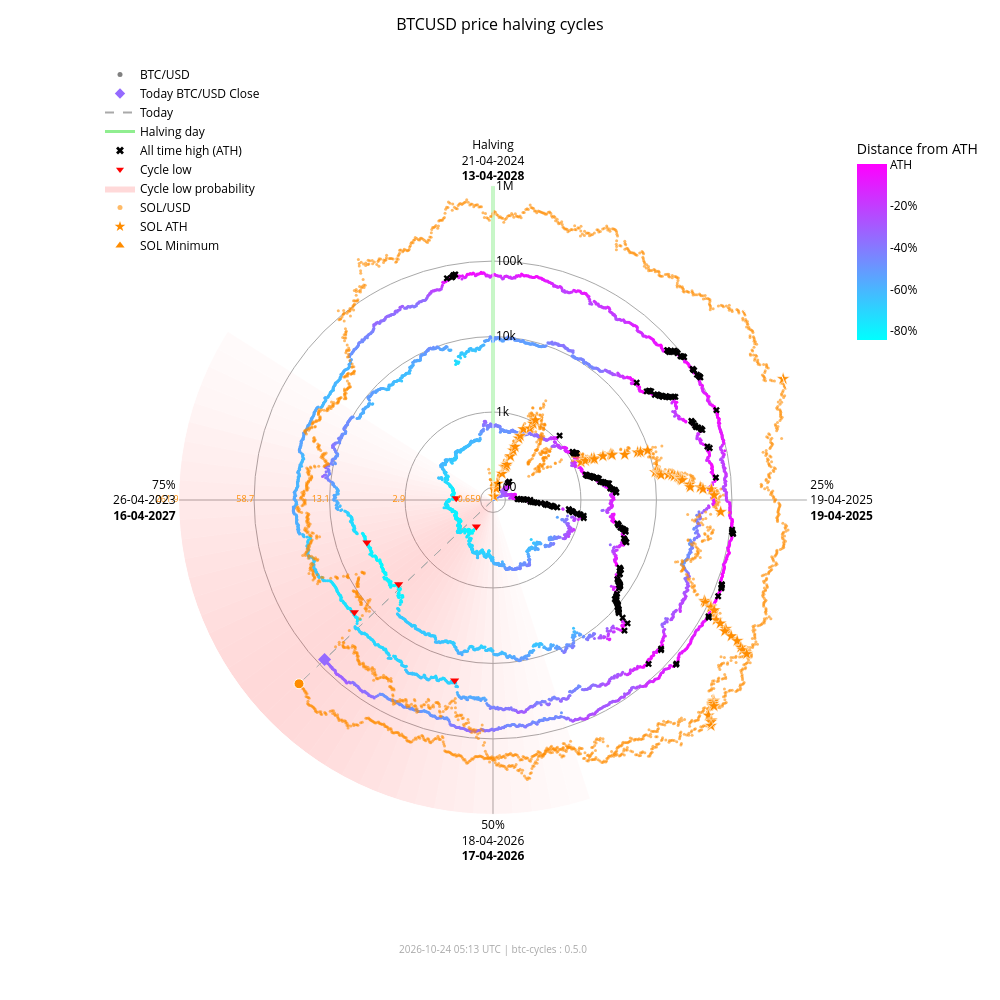

Notebook code for this chart:
### Markdown cell above
### Interactive chart with overlay

### Code cell
fig_overlay_interactive = btc.plot(
    kind="interactive",
    from_date="2012-11-28",
    overlay=sol,
)
fig_overlay_interactive.show(config={"scrollZoom": True, "displayModeBar": True})

### Figure 1 — Plotly figure (JSON) as saved in the notebook; plotly's stock layout.template omitted (floating-point values rounded to 4 significant figures; data arrays with more than 128 entries replaced by an {"elided": "..."} marker saying what was removed)
{"data": [{"fill": "toself", "fillcolor": "rgba(255,0,0,0.018306980149439524)", "hoverinfo": "skip", "line": {"width": 0}, "mode": "lines", "r": [68.43, 1000000, 1000000, 68.43, 68.43], "showlegend": false, "theta": [162.0, 162.0, 165.6, 165.6, 162.0], "type": "scatterpolar"}, {"fill": "toself", "fillcolor": "rgba(255,0,0,0.02405911634527998)", "hoverinfo": "skip", "line": {"width": 0}, "mode": "lines", "r": [68.43, 1000000, 1000000, 68.43, 68.43], "showlegend": false, "theta": [165.6, 165.6, 169.2, 169.2, 165.6], "type": "scatterpolar"}, {"fill": "toself", "fillcolor": "rgba(255,0,0,0.030803449372254352)", "hoverinfo": "skip", "line": {"width": 0}, "mode": "lines", "r": [68.43, 1000000, 1000000, 68.43, 68.43], "showlegend": false, "theta": [169.2, 169.2, 172.8, 172.8, 169.2], "type": "scatterpolar"}, {"fill": "toself", "fillcolor": "rgba(255,0,0,0.03847233586005252)", "hoverinfo": "skip", "line": {"width": 0}, "mode": "lines", "r": [68.43, 1000000, 1000000, 68.43, 68.43], "showlegend": false, "theta": [172.8, 172.8, 176.4, 176.4, 172.8], "type": "scatterpolar"}, {"fill": "toself", "fillcolor": "rgba(255,0,0,0.04694405159551339)", "hoverinfo": "skip", "line": {"width": 0}, "mode": "lines", "r": [68.43, 1000000, 1000000, 68.43, 68.43], "showlegend": false, "theta": [176.4, 176.4, 180.0, 180.0, 176.4], "type": "scatterpolar"}, {"fill": "toself", "fillcolor": "rgba(255,0,0,0.05605603979818329)", "hoverinfo": "skip", "line": {"width": 0}, "mode": "lines", "r": [68.43, 1000000, 1000000, 68.43, 68.43], "showlegend": false, "theta": [180.0, 180.0, 183.6, 183.6, 180.0], "type": "scatterpolar"}, {"fill": "toself", "fillcolor": "rgba(255,0,0,0.06562330627802694)", "hoverinfo": "skip", "line": {"width": 0}, "mode": "lines", "r": [68.43, 1000000, 1000000, 68.43, 68.43], "showlegend": false, "theta": [183.6, 183.6, 187.2, 187.2, 183.6], "type": "scatterpolar"}, {"fill": "toself", "fillcolor": "rgba(255,0,0,0.07545707932574237)", "hoverinfo": "skip", "line": {"width": 0}, "mode": "lines", "r": [68.43, 1000000, 1000000, 68.43, 68.43], "showlegend": false, "theta": [187.2, 187.2, 190.8, 190.8, 187.2], "type": "scatterpolar"}, {"fill": "toself", "fillcolor": "rgba(255,0,0,0.08537841060169407)", "hoverinfo": "skip", "line": {"width": 0}, "mode": "lines", "r": [68.43, 1000000, 1000000, 68.43, 68.43], "showlegend": false, "theta": [190.8, 190.8, 194.4, 194.4, 190.8], "type": "scatterpolar"}, {"fill": "toself", "fillcolor": "rgba(255,0,0,0.09522272137134848)", "hoverinfo": "skip", "line": {"width": 0}, "mode": "lines", "r": [68.43, 1000000, 1000000, 68.43, 68.43], "showlegend": false, "theta": [194.4, 194.4, 198.0, 198.0, 194.4], "type": "scatterpolar"}, {"fill": "toself", "fillcolor": "rgba(255,0,0,0.10483418800389058)", "hoverinfo": "skip", "line": {"width": 0}, "mode": "lines", "r": [68.43, 1000000, 1000000, 68.43, 68.43], "showlegend": false, "theta": [198.0, 198.0, 201.6, 201.6, 198.0], "type": "scatterpolar"}, {"fill": "toself", "fillcolor": "rgba(255,0,0,0.11405248627197925)", "hoverinfo": "skip", "line": {"width": 0}, "mode": "lines", "r": [68.43, 1000000, 1000000, 68.43, 68.43], "showlegend": false, "theta": [201.6, 201.6, 205.2, 205.2, 201.6], "type": "scatterpolar"}, {"fill": "toself", "fillcolor": "rgba(255,0,0,0.12269756305009562)", "hoverinfo": "skip", "line": {"width": 0}, "mode": "lines", "r": [68.43, 1000000, 1000000, 68.43, 68.43], "showlegend": false, "theta": [205.2, 205.2, 208.8, 208.8, 205.2], "type": "scatterpolar"}, {"fill": "toself", "fillcolor": "rgba(255,0,0,0.13055959037792858)", "hoverinfo": "skip", "line": {"width": 0}, "mode": "lines", "r": [68.43, 1000000, 1000000, 68.43, 68.43], "showlegend": false, "theta": [208.8, 208.8, 212.4, 212.4, 208.8], "type": "scatterpolar"}, {"fill": "toself", "fillcolor": "rgba(255,0,0,0.13740037014073872)", "hoverinfo": "skip", "line": {"width": 0}, "mode": "lines", "r": [68.43, 1000000, 1000000, 68.43, 68.43], "showlegend": false, "theta": [212.4, 212.4, 216.0, 216.0, 212.4], "type": "scatterpolar"}, {"fill": "toself", "fillcolor": "rgba(255,0,0,0.14296927208088228)", "hoverinfo": "skip", "line": {"width": 0}, "mode": "lines", "r": [68.43, 1000000, 1000000, 68.43, 68.43], "showlegend": false, "theta": [216.0, 216.0, 219.6, 219.6, 216.0], "type": "scatterpolar"}, {"fill": "toself", "fillcolor": "rgba(255,0,0,0.14703219887325494)", "hoverinfo": "skip", "line": {"width": 0}, "mode": "lines", "r": [68.43, 1000000, 1000000, 68.43, 68.43], "showlegend": false, "theta": [219.6, 219.6, 223.2, 223.2, 219.6], "type": "scatterpolar"}, {"fill": "toself", "fillcolor": "rgba(255,0,0,0.14940752827264187)", "hoverinfo": "skip", "line": {"width": 0}, "mode": "lines", "r": [68.43, 1000000, 1000000, 68.43, 68.43], "showlegend": false, "theta": [223.2, 223.2, 226.8, 226.8, 223.2], "type": "scatterpolar"}, {"fill": "toself", "fillcolor": "rgba(255,0,0,0.15)", "hoverinfo": "skip", "line": {"width": 0}, "mode": "lines", "r": [68.43, 1000000, 1000000, 68.43, 68.43], "showlegend": false, "theta": [226.8, 226.8, 230.4, 230.4, 226.8], "type": "scatterpolar"}, {"fill": "toself", "fillcolor": "rgba(255,0,0,0.14882314851976614)", "hoverinfo": "skip", "line": {"width": 0}, "mode": "lines", "r": [68.43, 1000000, 1000000, 68.43, 68.43], "showlegend": false, "theta": [230.4, 230.4, 234.0, 234.0, 230.4], "type": "scatterpolar"}, {"fill": "toself", "fillcolor": "rgba(255,0,0,0.14600334989350275)", "hoverinfo": "skip", "line": {"width": 0}, "mode": "lines", "r": [68.43, 1000000, 1000000, 68.43, 68.43], "showlegend": false, "theta": [234.0, 234.0, 237.6, 237.6, 234.0], "type": "scatterpolar"}, {"fill": "toself", "fillcolor": "rgba(255,0,0,0.14176315293000513)", "hoverinfo": "skip", "line": {"width": 0}, "mode": "lines", "r": [68.43, 1000000, 1000000, 68.43, 68.43], "showlegend": false, "theta": [237.6, 237.6, 241.2, 241.2, 237.6], "type": "scatterpolar"}, {"fill": "toself", "fillcolor": "rgba(255,0,0,0.1363869302869166)", "hoverinfo": "skip", "line": {"width": 0}, "mode": "lines", "r": [68.43, 1000000, 1000000, 68.43, 68.43], "showlegend": false, "theta": [241.2, 241.2, 244.8, 244.8, 241.2], "type": "scatterpolar"}, {"fill": "toself", "fillcolor": "rgba(255,0,0,0.13017643696734477)", "hoverinfo": "skip", "line": {"width": 0}, "mode": "lines", "r": [68.43, 1000000, 1000000, 68.43, 68.43], "showlegend": false, "theta": [244.8, 244.8, 248.4, 248.4, 244.8], "type": "scatterpolar"}, {"fill": "toself", "fillcolor": "rgba(255,0,0,0.1234063302665758)", "hoverinfo": "skip", "line": {"width": 0}, "mode": "lines", "r": [68.43, 1000000, 1000000, 68.43, 68.43], "showlegend": false, "theta": [248.4, 248.4, 252.0, 252.0, 248.4], "type": "scatterpolar"}, {"fill": "toself", "fillcolor": "rgba(255,0,0,0.11628949020714345)", "hoverinfo": "skip", "line": {"width": 0}, "mode": "lines", "r": [68.43, 1000000, 1000000, 68.43, 68.43], "showlegend": false, "theta": [252.0, 252.0, 255.6, 255.6, 252.0], "type": "scatterpolar"}, {"fill": "toself", "fillcolor": "rgba(255,0,0,0.108959277972535)", "hoverinfo": "skip", "line": {"width": 0}, "mode": "lines", "r": [68.43, 1000000, 1000000, 68.43, 68.43], "showlegend": false, "theta": [255.6, 255.6, 259.2, 259.2, 255.6], "type": "scatterpolar"}, {"fill": "toself", "fillcolor": "rgba(255,0,0,0.1014715299920515)", "hoverinfo": "skip", "line": {"width": 0}, "mode": "lines", "r": [68.43, 1000000, 1000000, 68.43, 68.43], "showlegend": false, "theta": [259.2, 259.2, 262.8, 262.8, 259.2], "type": "scatterpolar"}, {"fill": "toself", "fillcolor": "rgba(255,0,0,0.09382430417652897)", "hoverinfo": "skip", "line": {"width": 0}, "mode": "lines", "r": [68.43, 1000000, 1000000, 68.43, 68.43], "showlegend": false, "theta": [262.8, 262.8, 266.4, 266.4, 262.8], "type": "scatterpolar"}, {"fill": "toself", "fillcolor": "rgba(255,0,0,0.08598937207621672)", "hoverinfo": "skip", "line": {"width": 0}, "mode": "lines", "r": [68.43, 1000000, 1000000, 68.43, 68.43], "showlegend": false, "theta": [266.4, 266.4, 270.0, 270.0, 266.4], "type": "scatterpolar"}, {"fill": "toself", "fillcolor": "rgba(255,0,0,0.07794710108398434)", "hoverinfo": "skip", "line": {"width": 0}, "mode": "lines", "r": [68.43, 1000000, 1000000, 68.43, 68.43], "showlegend": false, "theta": [270.0, 270.0, 273.6, 273.6, 270.0], "type": "scatterpolar"}, {"fill": "toself", "fillcolor": "rgba(255,0,0,0.06971614429145927)", "hoverinfo": "skip", "line": {"width": 0}, "mode": "lines", "r": [68.43, 1000000, 1000000, 68.43, 68.43], "showlegend": false, "theta": [273.6, 273.6, 277.2, 277.2, 273.6], "type": "scatterpolar"}, {"fill": "toself", "fillcolor": "rgba(255,0,0,0.061371174705723626)", "hoverinfo": "skip", "line": {"width": 0}, "mode": "lines", "r": [68.43, 1000000, 1000000, 68.43, 68.43], "showlegend": false, "theta": [277.2, 277.2, 280.8, 280.8, 277.2], "type": "scatterpolar"}, {"fill": "toself", "fillcolor": "rgba(255,0,0,0.05304520605236535)", "hoverinfo": "skip", "line": {"width": 0}, "mode": "lines", "r": [68.43, 1000000, 1000000, 68.43, 68.43], "showlegend": false, "theta": [280.8, 280.8, 284.4, 284.4, 280.8], "type": "scatterpolar"}, {"fill": "toself", "fillcolor": "rgba(255,0,0,0.044916938988340704)", "hoverinfo": "skip", "line": {"width": 0}, "mode": "lines", "r": [68.43, 1000000, 1000000, 68.43, 68.43], "showlegend": false, "theta": [284.4, 284.4, 288.0, 288.0, 284.4], "type": "scatterpolar"}, {"fill": "toself", "fillcolor": "rgba(255,0,0,0.0371870550186571)", "hoverinfo": "skip", "line": {"width": 0}, "mode": "lines", "r": [68.43, 1000000, 1000000, 68.43, 68.43], "showlegend": false, "theta": [288.0, 288.0, 291.6, 291.6, 288.0], "type": "scatterpolar"}, {"fill": "toself", "fillcolor": "rgba(255,0,0,0.030049603184432498)", "hoverinfo": "skip", "line": {"width": 0}, "mode": "lines", "r": [68.43, 1000000, 1000000, 68.43, 68.43], "showlegend": false, "theta": [291.6, 291.6, 295.2, 295.2, 291.6], "type": "scatterpolar"}, {"fill": "toself", "fillcolor": "rgba(255,0,0,0.023665126797805223)", "hoverinfo": "skip", "line": {"width": 0}, "mode": "lines", "r": [68.43, 1000000, 1000000, 68.43, 68.43], "showlegend": false, "theta": [295.2, 295.2, 298.8, 298.8, 295.2], "type": "scatterpolar"}, {"fill": "toself", "fillcolor": "rgba(255,0,0,0.018141004067302662)", "hoverinfo": "skip", "line": {"width": 0}, "mode": "lines", "r": [68.43, 1000000, 1000000, 68.43, 68.43], "showlegend": false, "theta": [298.8, 298.8, 302.4, 302.4, 298.8], "type": "scatterpolar"}, {"hoverinfo": "skip", "line": {"color": "darkgrey", "dash": "dash", "width": 1}, "mode": "lines", "r": [68.43, 81070.0], "showlegend": false, "theta": [226.5, 226.5], "type": "scatterpolar"}, {"hoverinfo": "skip", "line": {"color": "darkgrey", "dash": "dash", "width": 1}, "mode": "lines", "r": [68.43, 237100.0], "showlegend": false, "theta": [226.5, 226.5], "type": "scatterpolar"}, {"hoverinfo": "skip", "line": {"color": "lightgreen", "width": 3}, "mode": "lines", "r": [68.43, 1000000], "showlegend": false, "theta": [0, 0], "type": "scatterpolar"}, {"hoverinfo": "text", "marker": {"color": {"elided": "4928 str values"}, "size": 3}, "mode": "markers", "r": {"elided": "4928 float values"}, "showlegend": false, "text": {"elided": "4928 str values"}, "theta": {"elided": "4928 float values"}, "type": "scatterpolar"}, {"hoverinfo": "text", "marker": {"color": "#FF8C00", "opacity": 0.6, "size": 3}, "mode": "markers", "r": {"elided": "2388 float values"}, "showlegend": false, "text": {"elided": "2388 str values"}, "theta": {"elided": "2388 float values"}, "type": "scatterpolar"}, {"hoverinfo": "text", "marker": {"color": "#956aff", "size": 10, "symbol": "diamond"}, "mode": "markers", "r": [81070.0], "showlegend": false, "text": ["Today<br>Date: 2026-10-23<br>Price: $81,074.19"], "theta": [226.5], "type": "scatterpolar"}, {"hoverinfo": "text", "marker": {"color": "#FF8C00", "line": {"color": "white", "width": 1}, "size": 10, "symbol": "circle"}, "mode": "markers", "r": [237100.0], "showlegend": false, "text": ["Today SOL<br>Date: 2026-10-23<br>Price: $102.78"], "theta": [226.5], "type": "scatterpolar"}, {"hoverinfo": "text", "marker": {"color": "#FF8C00", "line": {"color": "white", "width": 0.5}, "size": 10, "symbol": "star"}, "mode": "markers", "r": [68.43, 76.69, 98.28, 115.1, 160.2, 199.2, 200.3, 203.8, 217.3, 287.8, 349.8, 397.3, 523.3, 573.2, 718.1, 798.5, 948.0, 1078.0, 1271.0, 1461.0, 1785.0, 1908.0, 1917.0, 2530.0, 3215.0, 3302.0, 3322.0, 4795.0, 7121.0, 7760.0, 9679.0, 10370.0, 11210.0, 11600.0, 11830.0, 12190.0, 15220.0, 16990.0, 18090.0, 20010.0, 20730.0, 21720.0, 21920.0, 22700.0, 28100.0, 28410.0, 38550.0, 41750.0, 54000.0, 58230.0, 71670.0, 86520.0, 90770.0, 111800.0, 112400.0, 128500.0, 155700.0, 182600.0, 229400.0, 231200.0, 295100.0, 371400.0, 451600.0, 493500.0, 583700.0, 612100.0, 618900.0, 644000.0, 686600.0, 744100.0, 879500.0, 907500.0, 980900.0, 1000000.0], "showlegend": false, "text": ["SOL ATH<br>Date: 2020-04-10<br>Price: $0.95", "SOL ATH<br>Date: 2020-07-12<br>Price: $1.02", "SOL ATH<br>Date: 2020-07-13<br>Price: $1.18", "SOL ATH<br>Date: 2020-07-15<br>Price: $1.29", "SOL ATH<br>Date: 2020-07-26<br>Price: $1.57", "SOL ATH<br>Date: 2020-07-27<br>Price: $1.78", "SOL ATH<br>Date: 2020-07-28<br>Price: $1.78", "SOL ATH<br>Date: 2020-08-03<br>Price: $1.80", "SOL ATH<br>Date: 2020-08-04<br>Price: $1.87", "SOL ATH<br>Date: 2020-08-06<br>Price: $2.21", "SOL ATH<br>Date: 2020-08-08<br>Price: $2.47", "SOL ATH<br>Date: 2020-08-09<br>Price: $2.67", "SOL ATH<br>Date: 2020-08-10<br>Price: $3.13", "SOL ATH<br>Date: 2020-08-11<br>Price: $3.30", "SOL ATH<br>Date: 2020-08-12<br>Price: $3.77", "SOL ATH<br>Date: 2020-08-28<br>Price: $4.01", "SOL ATH<br>Date: 2020-08-30<br>Price: $4.44", "SOL ATH<br>Date: 2020-08-31<br>Price: $4.78", "SOL ATH<br>Date: 2021-02-02<br>Price: $5.27", "SOL ATH<br>Date: 2021-02-03<br>Price: $5.72", "SOL ATH<br>Date: 2021-02-04<br>Price: $6.43", "SOL ATH<br>Date: 2021-02-05<br>Price: $6.68", "SOL ATH<br>Date: 2021-02-07<br>Price: $6.70", "SOL ATH<br>Date: 2021-02-08<br>Price: $7.88", "SOL ATH<br>Date: 2021-02-10<br>Price: $9.07", "SOL ATH<br>Date: 2021-02-11<br>Price: $9.22", "SOL ATH<br>Date: 2021-02-12<br>Price: $9.25", "SOL ATH<br>Date: 2021-02-19<br>Price: $11.47", "SOL ATH<br>Date: 2021-02-22<br>Price: $14.45", "SOL ATH<br>Date: 2021-02-23<br>Price: $15.20", "SOL ATH<br>Date: 2021-02-24<br>Price: $17.30", "SOL ATH<br>Date: 2021-03-28<br>Price: $18.02", "SOL ATH<br>Date: 2021-03-29<br>Price: $18.85", "SOL ATH<br>Date: 2021-03-30<br>Price: $19.23", "SOL ATH<br>Date: 2021-03-31<br>Price: $19.47", "SOL ATH<br>Date: 2021-04-02<br>Price: $19.81", "SOL ATH<br>Date: 2021-04-03<br>Price: $22.55", "SOL ATH<br>Date: 2021-04-04<br>Price: $24.06", "SOL ATH<br>Date: 2021-04-06<br>Price: $24.96", "SOL ATH<br>Date: 2021-04-07<br>Price: $26.48", "SOL ATH<br>Date: 2021-04-08<br>Price: $27.03", "SOL ATH<br>Date: 2021-04-09<br>Price: $27.78", "SOL ATH<br>Date: 2021-04-11<br>Price: $27.93", "SOL ATH<br>Date: 2021-04-12<br>Price: $28.51", "SOL ATH<br>Date: 2021-04-18<br>Price: $32.30", "SOL ATH<br>Date: 2021-04-21<br>Price: $32.51", "SOL ATH<br>Date: 2021-04-22<br>Price: $38.88", "SOL ATH<br>Date: 2021-04-24<br>Price: $40.74", "SOL ATH<br>Date: 2021-04-25<br>Price: $47.37", "SOL ATH<br>Date: 2021-05-01<br>Price: $49.51", "SOL ATH<br>Date: 2021-05-18<br>Price: $55.91", "SOL ATH<br>Date: 2021-08-16<br>Price: $62.43", "SOL ATH<br>Date: 2021-08-17<br>Price: $64.21", "SOL ATH<br>Date: 2021-08-18<br>Price: $72.54", "SOL ATH<br>Date: 2021-08-19<br>Price: $72.76", "SOL ATH<br>Date: 2021-08-20<br>Price: $78.72", "SOL ATH<br>Date: 2021-08-27<br>Price: $88.09", "SOL ATH<br>Date: 2021-08-28<br>Price: $96.70", "SOL ATH<br>Date: 2021-08-30<br>Price: $110.54", "SOL ATH<br>Date: 2021-09-01<br>Price: $111.03", "SOL ATH<br>Date: 2021-09-02<br>Price: $128.10", "SOL ATH<br>Date: 2021-09-03<br>Price: $146.58", "SOL ATH<br>Date: 2021-09-06<br>Price: $164.38", "SOL ATH<br>Date: 2021-09-07<br>Price: $173.15", "SOL ATH<br>Date: 2021-09-08<br>Price: $191.04", "SOL ATH<br>Date: 2021-10-22<br>Price: $196.43", "SOL ATH<br>Date: 2021-10-23<br>Price: $197.70", "SOL ATH<br>Date: 2021-10-24<br>Price: $202.36", "SOL ATH<br>Date: 2021-10-25<br>Price: $210.10", "SOL ATH<br>Date: 2021-11-02<br>Price: $220.24", "SOL ATH<br>Date: 2021-11-03<br>Price: $242.90", "SOL ATH<br>Date: 2021-11-04<br>Price: $247.39", "SOL ATH<br>Date: 2021-11-06<br>Price: $258.93", "SOL ATH<br>Date: 2025-01-18<br>Price: $261.87"], "theta": [352.0, 15.5, 15.75, 16.25, 19.0, 19.25, 19.5, 21.0, 21.25, 21.75, 22.25, 22.5, 22.75, 23.0, 23.25, 27.25, 27.75, 28.0, 66.75, 67.0, 67.25, 67.5, 68.0, 68.25, 68.75, 69.0, 69.25, 71.0, 71.75, 72.0, 72.25, 80.25, 80.5, 80.75, 81.0, 81.5, 81.75, 82.0, 82.5, 82.75, 83.0, 83.25, 83.75, 84.0, 85.5, 86.25, 86.5, 87.0, 87.25, 88.75, 93.0, 115.5, 115.8, 116.0, 116.2, 116.5, 118.2, 118.5, 119.0, 119.5, 119.8, 120.0, 120.7, 121.0, 121.3, 132.2, 132.5, 132.8, 133.0, 135.0, 135.2, 135.5, 136.0, 67.35], "type": "scatterpolar"}, {"hoverinfo": "text", "marker": {"color": "#FF8C00", "line": {"color": "white", "width": 0.5}, "size": 10, "symbol": "triangle-up"}, "mode": "markers", "r": [68.43], "showlegend": false, "text": ["SOL Minimum<br>Date: 2020-05-11<br>Price: $0.52"], "theta": [0.0], "type": "scatterpolar"}, {"hoverinfo": "text", "marker": {"color": "black", "size": 6, "symbol": "x"}, "mode": "markers", "r": {"elided": "182 float values"}, "showlegend": false, "text": {"elided": "182 str values"}, "theta": {"elided": "182 float values"}, "type": "scatterpolar"}, {"hoverinfo": "text", "marker": {"color": "red", "size": 8, "symbol": "triangle-down"}, "mode": "markers", "r": [178.1, 210.5, 3237.0, 3961.0, 19020.0, 15790.0], "showlegend": false, "text": ["Cycle Low<br>Date: 2015-01-14<br>Price: $178.10<br>ATH distance: -84.5%", "Cycle Low<br>Date: 2015-08-24<br>Price: $210.49<br>ATH distance: -81.7%", "Cycle Low<br>Date: 2018-12-15<br>Price: $3,236.76<br>ATH distance: -83.4%", "Cycle Low<br>Date: 2019-03-15<br>Price: $3,960.91<br>ATH distance: -79.7%", "Cycle Low<br>Date: 2022-06-18<br>Price: $19,017.64<br>ATH distance: -71.9%", "Cycle Low<br>Date: 2022-11-21<br>Price: $15,787.28<br>ATH distance: -76.6%"], "theta": [212.1, 272.7, 228.3, 251.4, 192.0, 231.0], "type": "scatterpolar"}, {"marker": {"color": "grey", "size": 5}, "mode": "markers", "name": "BTC/USD", "r": [null], "theta": [null], "type": "scatterpolar"}, {"marker": {"color": "#956aff", "size": 8, "symbol": "diamond"}, "mode": "markers", "name": "Today BTC/USD Close", "r": [null], "theta": [null], "type": "scatterpolar"}, {"line": {"color": "darkgrey", "dash": "dash"}, "mode": "lines", "name": "Today", "r": [null], "theta": [null], "type": "scatterpolar"}, {"line": {"color": "lightgreen", "width": 3}, "mode": "lines", "name": "Halving day", "r": [null], "theta": [null], "type": "scatterpolar"}, {"marker": {"color": "black", "size": 7, "symbol": "x"}, "mode": "markers", "name": "All time high (ATH)", "r": [null], "theta": [null], "type": "scatterpolar"}, {"marker": {"color": "red", "size": 7, "symbol": "triangle-down"}, "mode": "markers", "name": "Cycle low", "r": [null], "theta": [null], "type": "scatterpolar"}, {"fill": "toself", "fillcolor": "rgba(255,0,0,0.15)", "line": {"width": 0}, "mode": "lines", "name": "Cycle low probability", "r": [null], "theta": [null], "type": "scatterpolar"}, {"marker": {"color": "#FF8C00", "opacity": 0.6, "size": 5}, "mode": "markers", "name": "SOL/USD", "r": [null], "theta": [null], "type": "scatterpolar"}, {"marker": {"color": "#FF8C00", "size": 8, "symbol": "star"}, "mode": "markers", "name": "SOL ATH", "r": [null], "theta": [null], "type": "scatterpolar"}, {"marker": {"color": "#FF8C00", "size": 8, "symbol": "triangle-up"}, "mode": "markers", "name": "SOL Minimum", "r": [null], "theta": [null], "type": "scatterpolar"}, {"hoverinfo": "skip", "marker": {"cmax": 0, "cmin": -0.8453, "color": [0], "colorbar": {"len": 0.25, "ticktext": ["ATH", "-20%", "-40%", "-60%", "-80%", "-100%"], "tickvals": [0, -0.2, -0.4, -0.6, -0.8, -1.0], "title": {"text": "Distance from ATH"}, "x": 0.95, "y": 0.92, "yanchor": "top"}, "colorscale": {"elided": "256x2 mixed values"}, "showscale": true, "size": 0}, "mode": "markers", "r": [null], "showlegend": false, "theta": [null], "type": "scatterpolar"}, {"hoverinfo": "skip", "mode": "text", "r": [100, 1000, 10000, 100000, 1000000], "showlegend": false, "text": ["0.659", "2.9", "13.1", "58.7", "261.9"], "textfont": {"color": "#FF8C00", "size": 9}, "textposition": "middle left", "theta": [270, 270, 270, 270, 270], "type": "scatterpolar"}], "layout": {"annotations": [{"font": {"color": "darkgrey", "size": 10}, "showarrow": false, "text": "2026-10-24 05:13 UTC | btc-cycles : 0.5.0", "x": 0.5, "xref": "paper", "y": -0.02, "yref": "paper"}], "font": {"color": "black"}, "height": 1000, "legend": {"bgcolor": "rgba(0,0,0,0)", "font": {"color": "black"}, "x": 0.0, "y": 1.0}, "margin": {"b": 60, "l": 100, "r": 80, "t": 60}, "paper_bgcolor": "white", "plot_bgcolor": "white", "polar": {"angularaxis": {"color": "black", "direction": "clockwise", "gridcolor": "darkgrey", "rotation": 90, "ticktext": ["Halving<br>21-04-2024<br><b>13-04-2028</b>", "25%<br>19-04-2025<br><b>19-04-2025</b>", "50%<br>18-04-2026<br><b>17-04-2026</b>", "75%<br>26-04-2023<br><b>16-04-2027</b>"], "tickvals": [0, 90, 180, 270]}, "bgcolor": "white", "domain": {"x": [0.1, 0.9], "y": [0.05, 0.95]}, "radialaxis": {"angle": 90, "color": "black", "gridcolor": "darkgrey", "range": [1.835, 6.0], "tickangle": 90, "ticktext": ["100", "1k", "10k", "100k", "1M"], "tickvals": [100, 1000, 10000, 100000, 1000000], "type": "log"}}, "title": {"font": {"color": "black", "size": 16}, "text": "BTCUSD price halving cycles", "x": 0.5}, "width": 1000}}
